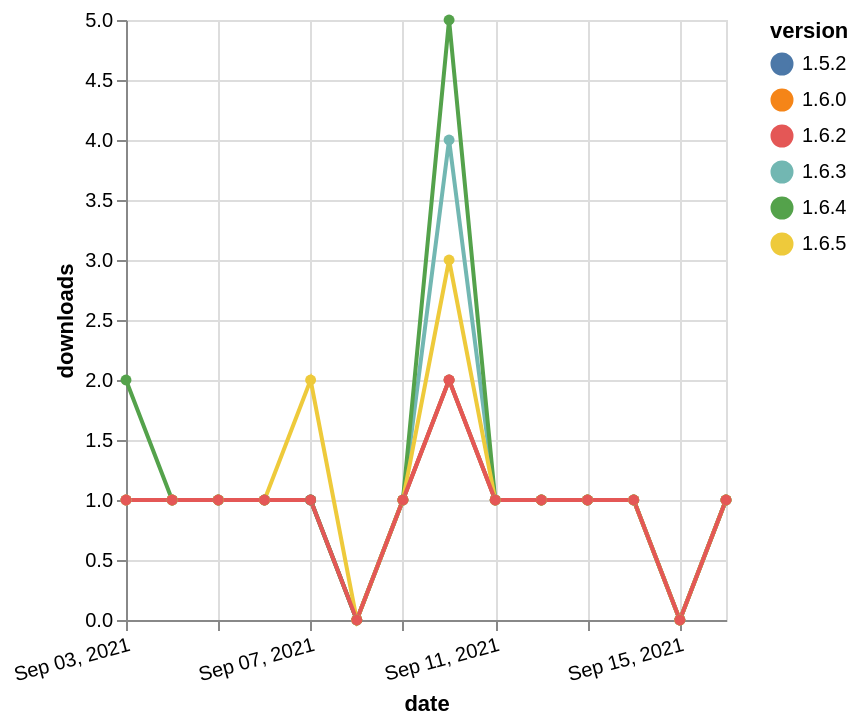

Write a Vega-Lite specification for this figure.
### Vega-Lite specification from a JSON file in a GitHub repository (floating-point values rounded to 4 significant figures)
{"$schema": "https://vega.github.io/schema/vega-lite/v5.json", "description": "A simple bar chart with embedded data.", "data": {"values": [{"date": "2021-09-03", "total": 205, "delta": 1, "version": "1.5.2"}, {"date": "2021-09-04", "total": 206, "delta": 1, "version": "1.5.2"}, {"date": "2021-09-05", "total": 207, "delta": 1, "version": "1.5.2"}, {"date": "2021-09-06", "total": 208, "delta": 1, "version": "1.5.2"}, {"date": "2021-09-07", "total": 209, "delta": 1, "version": "1.5.2"}, {"date": "2021-09-08", "total": 209, "delta": 0, "version": "1.5.2"}, {"date": "2021-09-09", "total": 210, "delta": 1, "version": "1.5.2"}, {"date": "2021-09-10", "total": 212, "delta": 2, "version": "1.5.2"}, {"date": "2021-09-11", "total": 213, "delta": 1, "version": "1.5.2"}, {"date": "2021-09-12", "total": 214, "delta": 1, "version": "1.5.2"}, {"date": "2021-09-13", "total": 215, "delta": 1, "version": "1.5.2"}, {"date": "2021-09-14", "total": 216, "delta": 1, "version": "1.5.2"}, {"date": "2021-09-15", "total": 216, "delta": 0, "version": "1.5.2"}, {"date": "2021-09-16", "total": 217, "delta": 1, "version": "1.5.2"}, {"date": "2021-09-03", "total": 151, "delta": 1, "version": "1.6.0"}, {"date": "2021-09-04", "total": 152, "delta": 1, "version": "1.6.0"}, {"date": "2021-09-05", "total": 153, "delta": 1, "version": "1.6.0"}, {"date": "2021-09-06", "total": 154, "delta": 1, "version": "1.6.0"}, {"date": "2021-09-07", "total": 155, "delta": 1, "version": "1.6.0"}, {"date": "2021-09-08", "total": 155, "delta": 0, "version": "1.6.0"}, {"date": "2021-09-09", "total": 156, "delta": 1, "version": "1.6.0"}, {"date": "2021-09-10", "total": 158, "delta": 2, "version": "1.6.0"}, {"date": "2021-09-11", "total": 159, "delta": 1, "version": "1.6.0"}, {"date": "2021-09-12", "total": 160, "delta": 1, "version": "1.6.0"}, {"date": "2021-09-13", "total": 161, "delta": 1, "version": "1.6.0"}, {"date": "2021-09-14", "total": 162, "delta": 1, "version": "1.6.0"}, {"date": "2021-09-15", "total": 162, "delta": 0, "version": "1.6.0"}, {"date": "2021-09-16", "total": 163, "delta": 1, "version": "1.6.0"}, {"date": "2021-09-03", "total": 1265, "delta": 1, "version": "1.6.3"}, {"date": "2021-09-04", "total": 1266, "delta": 1, "version": "1.6.3"}, {"date": "2021-09-05", "total": 1267, "delta": 1, "version": "1.6.3"}, {"date": "2021-09-06", "total": 1268, "delta": 1, "version": "1.6.3"}, {"date": "2021-09-07", "total": 1269, "delta": 1, "version": "1.6.3"}, {"date": "2021-09-08", "total": 1269, "delta": 0, "version": "1.6.3"}, {"date": "2021-09-09", "total": 1270, "delta": 1, "version": "1.6.3"}, {"date": "2021-09-10", "total": 1274, "delta": 4, "version": "1.6.3"}, {"date": "2021-09-11", "total": 1275, "delta": 1, "version": "1.6.3"}, {"date": "2021-09-12", "total": 1276, "delta": 1, "version": "1.6.3"}, {"date": "2021-09-13", "total": 1277, "delta": 1, "version": "1.6.3"}, {"date": "2021-09-14", "total": 1278, "delta": 1, "version": "1.6.3"}, {"date": "2021-09-15", "total": 1278, "delta": 0, "version": "1.6.3"}, {"date": "2021-09-16", "total": 1279, "delta": 1, "version": "1.6.3"}, {"date": "2021-09-03", "total": 311, "delta": 2, "version": "1.6.4"}, {"date": "2021-09-04", "total": 312, "delta": 1, "version": "1.6.4"}, {"date": "2021-09-05", "total": 313, "delta": 1, "version": "1.6.4"}, {"date": "2021-09-06", "total": 314, "delta": 1, "version": "1.6.4"}, {"date": "2021-09-07", "total": 315, "delta": 1, "version": "1.6.4"}, {"date": "2021-09-08", "total": 315, "delta": 0, "version": "1.6.4"}, {"date": "2021-09-09", "total": 316, "delta": 1, "version": "1.6.4"}, {"date": "2021-09-10", "total": 321, "delta": 5, "version": "1.6.4"}, {"date": "2021-09-11", "total": 322, "delta": 1, "version": "1.6.4"}, {"date": "2021-09-12", "total": 323, "delta": 1, "version": "1.6.4"}, {"date": "2021-09-13", "total": 324, "delta": 1, "version": "1.6.4"}, {"date": "2021-09-14", "total": 325, "delta": 1, "version": "1.6.4"}, {"date": "2021-09-15", "total": 325, "delta": 0, "version": "1.6.4"}, {"date": "2021-09-16", "total": 326, "delta": 1, "version": "1.6.4"}, {"date": "2021-09-03", "total": 164, "delta": 1, "version": "1.6.5"}, {"date": "2021-09-04", "total": 165, "delta": 1, "version": "1.6.5"}, {"date": "2021-09-05", "total": 166, "delta": 1, "version": "1.6.5"}, {"date": "2021-09-06", "total": 167, "delta": 1, "version": "1.6.5"}, {"date": "2021-09-07", "total": 169, "delta": 2, "version": "1.6.5"}, {"date": "2021-09-08", "total": 169, "delta": 0, "version": "1.6.5"}, {"date": "2021-09-09", "total": 170, "delta": 1, "version": "1.6.5"}, {"date": "2021-09-10", "total": 173, "delta": 3, "version": "1.6.5"}, {"date": "2021-09-11", "total": 174, "delta": 1, "version": "1.6.5"}, {"date": "2021-09-12", "total": 175, "delta": 1, "version": "1.6.5"}, {"date": "2021-09-13", "total": 176, "delta": 1, "version": "1.6.5"}, {"date": "2021-09-14", "total": 177, "delta": 1, "version": "1.6.5"}, {"date": "2021-09-15", "total": 177, "delta": 0, "version": "1.6.5"}, {"date": "2021-09-16", "total": 178, "delta": 1, "version": "1.6.5"}, {"date": "2021-09-03", "total": 216, "delta": 1, "version": "1.6.2"}, {"date": "2021-09-04", "total": 217, "delta": 1, "version": "1.6.2"}, {"date": "2021-09-05", "total": 218, "delta": 1, "version": "1.6.2"}, {"date": "2021-09-06", "total": 219, "delta": 1, "version": "1.6.2"}, {"date": "2021-09-07", "total": 220, "delta": 1, "version": "1.6.2"}, {"date": "2021-09-08", "total": 220, "delta": 0, "version": "1.6.2"}, {"date": "2021-09-09", "total": 221, "delta": 1, "version": "1.6.2"}, {"date": "2021-09-10", "total": 223, "delta": 2, "version": "1.6.2"}, {"date": "2021-09-11", "total": 224, "delta": 1, "version": "1.6.2"}, {"date": "2021-09-12", "total": 225, "delta": 1, "version": "1.6.2"}, {"date": "2021-09-13", "total": 226, "delta": 1, "version": "1.6.2"}, {"date": "2021-09-14", "total": 227, "delta": 1, "version": "1.6.2"}, {"date": "2021-09-15", "total": 227, "delta": 0, "version": "1.6.2"}, {"date": "2021-09-16", "total": 228, "delta": 1, "version": "1.6.2"}]}, "width": "container", "mark": {"type": "line", "point": {"filled": true}}, "encoding": {"x": {"field": "date", "type": "temporal", "timeUnit": "yearmonthdate", "title": "date", "axis": {"labelAngle": -15}}, "y": {"field": "delta", "type": "quantitative", "title": "downloads"}, "color": {"field": "version", "type": "nominal"}, "tooltip": {"field": "delta"}}}
